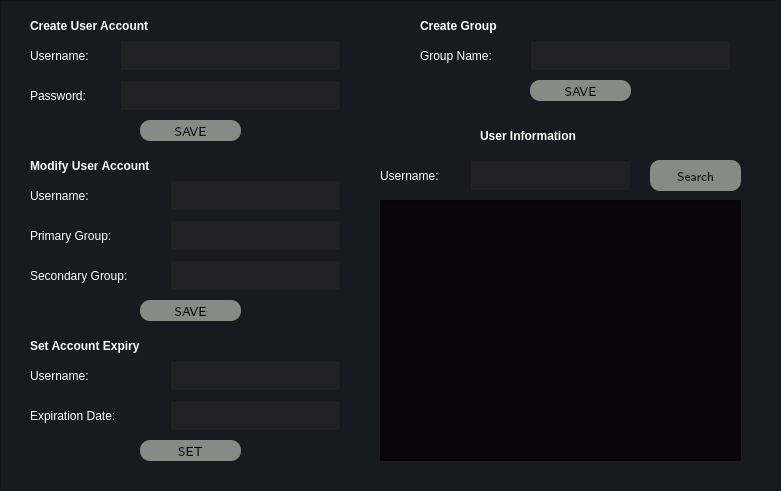
   <widget class="QFrame" name="accountcreationFrame">
    <property name="geometry">
     <rect>
      <x>250</x>
      <y>90</y>
      <width>781</width>
      <height>491</height>
     </rect>
    </property>
    <property name="styleSheet">
     <string notr="true">background-color: #191a1f</string>
    </property>
    <property name="frameShape">
     <enum>QFrame::StyledPanel</enum>
    </property>
    <property name="frameShadow">
     <enum>QFrame::Raised</enum>
    </property>
    <widget class="QLabel" name="createuseraccountLabel">
     <property name="geometry">
      <rect>
       <x>30</x>
       <y>10</y>
       <width>201</width>
       <height>31</height>
      </rect>
     </property>
     <property name="styleSheet">
      <string notr="true">font: 16pt &quot;Latin Modern Sans&quot;;
font-weight: bold;
background-color: #191a1f;
color: rgb(255,255,255)</string>
     </property>
     <property name="text">
      <string>Create User Account</string>
     </property>
    </widget>
    <widget class="QLineEdit" name="usernameLine">
     <property name="geometry">
      <rect>
       <x>120</x>
       <y>40</y>
       <width>221</width>
       <height>31</height>
      </rect>
     </property>
     <property name="styleSheet">
      <string notr="true">font: 12pt &quot;Latin Modern Sans&quot;;
background-color: #212025;
color: rgb(255,255,255)</string>
     </property>
    </widget>
    <widget class="QLabel" name="usernameLabel">
     <property name="geometry">
      <rect>
       <x>30</x>
       <y>40</y>
       <width>81</width>
       <height>31</height>
      </rect>
     </property>
     <property name="styleSheet">
      <string notr="true">font: 12pt &quot;Latin Modern Sans&quot;;
background-color: #191a1f;
color: rgb(255,255,255)</string>
     </property>
     <property name="text">
      <string>Username:</string>
     </property>
    </widget>
    <widget class="QLineEdit" name="passwordLine">
     <property name="geometry">
      <rect>
       <x>120</x>
       <y>80</y>
       <width>221</width>
       <height>31</height>
      </rect>
     </property>
     <property name="styleSheet">
      <string notr="true">font: 12pt &quot;Latin Modern Sans&quot;;
background-color: #212025;
color: rgb(255,255,255)</string>
     </property>
    </widget>
    <widget class="QLabel" name="passwordLabel">
     <property name="geometry">
      <rect>
       <x>30</x>
       <y>80</y>
       <width>81</width>
       <height>31</height>
      </rect>
     </property>
     <property name="styleSheet">
      <string notr="true">font: 12pt &quot;Latin Modern Sans&quot;;
background-color: #191a1f;
color: rgb(255,255,255)</string>
     </property>
     <property name="text">
      <string>Password:</string>
     </property>
    </widget>
    <widget class="QLineEdit" name="mprimarygroupLine">
     <property name="geometry">
      <rect>
       <x>170</x>
       <y>220</y>
       <width>171</width>
       <height>31</height>
      </rect>
     </property>
     <property name="styleSheet">
      <string notr="true">font: 12pt &quot;Latin Modern Sans&quot;;
background-color: #212025;
color: rgb(255,255,255)</string>
     </property>
    </widget>
    <widget class="QLabel" name="modifyuseraccountLabel">
     <property name="geometry">
      <rect>
       <x>30</x>
       <y>150</y>
       <width>201</width>
       <height>31</height>
      </rect>
     </property>
     <property name="styleSheet">
      <string notr="true">font: 16pt &quot;Latin Modern Sans&quot;;
font-weight: bold;
background-color: #191a1f;
color: rgb(255,255,255)</string>
     </property>
     <property name="text">
      <string>Modify User Account</string>
     </property>
    </widget>
    <widget class="QLineEdit" name="musernameLine">
     <property name="geometry">
      <rect>
       <x>170</x>
       <y>180</y>
       <width>171</width>
       <height>31</height>
      </rect>
     </property>
     <property name="styleSheet">
      <string notr="true">font: 12pt &quot;Latin Modern Sans&quot;;
background-color: #212025;
color: rgb(255,255,255)</string>
     </property>
    </widget>
    <widget class="QLabel" name="musernameLabel">
     <property name="geometry">
      <rect>
       <x>30</x>
       <y>180</y>
       <width>81</width>
       <height>31</height>
      </rect>
     </property>
     <property name="styleSheet">
      <string notr="true">font: 12pt &quot;Latin Modern Sans&quot;;
background-color: #191a1f;
color: rgb(255,255,255)</string>
     </property>
     <property name="text">
      <string>Username:</string>
     </property>
    </widget>
    <widget class="QLabel" name="mprimarygroupLabel">
     <property name="geometry">
      <rect>
       <x>30</x>
       <y>220</y>
       <width>111</width>
       <height>31</height>
      </rect>
     </property>
     <property name="styleSheet">
      <string notr="true">font: 12pt &quot;Latin Modern Sans&quot;;
background-color: #191a1f;
color: rgb(255,255,255)</string>
     </property>
     <property name="text">
      <string>Primary Group:</string>
     </property>
    </widget>
    <widget class="QLabel" name="msecondarygroupLabel">
     <property name="geometry">
      <rect>
       <x>30</x>
       <y>260</y>
       <width>131</width>
       <height>31</height>
      </rect>
     </property>
     <property name="styleSheet">
      <string notr="true">font: 12pt &quot;Latin Modern Sans&quot;;
background-color: #191a1f;
color: rgb(255,255,255)</string>
     </property>
     <property name="text">
      <string>Secondary Group:</string>
     </property>
    </widget>
    <widget class="QLineEdit" name="msecondarygroupLine">
     <property name="geometry">
      <rect>
       <x>170</x>
       <y>260</y>
       <width>171</width>
       <height>31</height>
      </rect>
     </property>
     <property name="styleSheet">
      <string notr="true">font: 12pt &quot;Latin Modern Sans&quot;;
background-color: #212025;
color: rgb(255,255,255)</string>
     </property>
    </widget>
    <widget class="QLabel" name="eusernameLabel">
     <property name="geometry">
      <rect>
       <x>30</x>
       <y>360</y>
       <width>81</width>
       <height>31</height>
      </rect>
     </property>
     <property name="styleSheet">
      <string notr="true">font: 12pt &quot;Latin Modern Sans&quot;;
background-color: #191a1f;
color: rgb(255,255,255)</string>
     </property>
     <property name="text">
      <string>Username:</string>
     </property>
    </widget>
    <widget class="QLineEdit" name="eusernameLine">
     <property name="geometry">
      <rect>
       <x>170</x>
       <y>360</y>
       <width>171</width>
       <height>31</height>
      </rect>
     </property>
     <property name="styleSheet">
      <string notr="true">font: 12pt &quot;Latin Modern Sans&quot;;
background-color: #212025;
color: rgb(255,255,255)</string>
     </property>
    </widget>
    <widget class="QLabel" name="setaccountexpiryLabel">
     <property name="geometry">
      <rect>
       <x>30</x>
       <y>330</y>
       <width>201</width>
       <height>31</height>
      </rect>
     </property>
     <property name="styleSheet">
      <string notr="true">font: 16pt &quot;Latin Modern Sans&quot;;
font-weight: bold;
background-color: #191a1f;
color: rgb(255,255,255)</string>
     </property>
     <property name="text">
      <string>Set Account Expiry</string>
     </property>
    </widget>
    <widget class="QLineEdit" name="edateLine">
     <property name="geometry">
      <rect>
       <x>170</x>
       <y>400</y>
       <width>171</width>
       <height>31</height>
      </rect>
     </property>
     <property name="styleSheet">
      <string notr="true">font: 12pt &quot;Latin Modern Sans&quot;;
background-color: #212025;
color: rgb(255,255,255)</string>
     </property>
    </widget>
    <widget class="QLabel" name="edateLabel">
     <property name="geometry">
      <rect>
       <x>30</x>
       <y>400</y>
       <width>121</width>
       <height>31</height>
      </rect>
     </property>
     <property name="styleSheet">
      <string notr="true">font: 12pt &quot;Latin Modern Sans&quot;;
background-color: #191a1f;
color: rgb(255,255,255)</string>
     </property>
     <property name="text">
      <string>Expiration Date:</string>
     </property>
    </widget>
    <widget class="QLabel" name="creategroupLabel">
     <property name="geometry">
      <rect>
       <x>420</x>
       <y>10</y>
       <width>201</width>
       <height>31</height>
      </rect>
     </property>
     <property name="styleSheet">
      <string notr="true">font: 16pt &quot;Latin Modern Sans&quot;;
font-weight: bold;
background-color: #191a1f;
color: rgb(255,255,255)</string>
     </property>
     <property name="text">
      <string>Create Group</string>
     </property>
    </widget>
    <widget class="QPushButton" name="createuseraccountButton">
     <property name="geometry">
      <rect>
       <x>140</x>
       <y>120</y>
       <width>101</width>
       <height>21</height>
      </rect>
     </property>
     <property name="font">
      <font>
       <family>Latin Modern Sans</family>
       <pointsize>10</pointsize>
       <weight>10</weight>
       <italic>false</italic>
       <bold>false</bold>
       <kerning>true</kerning>
      </font>
     </property>
     <property name="styleSheet">
      <string notr="true">QPushButton#createuseraccountButton{
background-color: rgb(136, 138, 133);
font: 87 10pt &quot;Latin Modern Sans&quot;;
color: rgb(0, 0, 0);
border-style: outset;
border-radius: 10px;
}

QPushButton#createuseraccountButton:hover{
background-color: #1483fe;
color: rgb(255, 255, 255);
}
</string>
     </property>
     <property name="text">
      <string>SAVE</string>
     </property>
    </widget>
    <widget class="QPushButton" name="modifyuseraccountButton">
     <property name="geometry">
      <rect>
       <x>140</x>
       <y>300</y>
       <width>101</width>
       <height>21</height>
      </rect>
     </property>
     <property name="font">
      <font>
       <family>Latin Modern Sans</family>
       <pointsize>10</pointsize>
       <weight>10</weight>
       <italic>false</italic>
       <bold>false</bold>
       <kerning>true</kerning>
      </font>
     </property>
     <property name="styleSheet">
      <string notr="true">QPushButton#modifyuseraccountButton{
background-color: rgb(136, 138, 133);
font: 87 10pt &quot;Latin Modern Sans&quot;;
color: rgb(0, 0, 0);
border-style: outset;
border-radius: 10px;
}

QPushButton#modifyuseraccountButton:hover{
background-color: rgb(150, 20, 30);
color: rgb(255, 255, 255);
}
</string>
     </property>
     <property name="text">
      <string>SAVE</string>
     </property>
    </widget>
    <widget class="QPushButton" name="setexpiryButton">
     <property name="geometry">
      <rect>
       <x>140</x>
       <y>440</y>
       <width>101</width>
       <height>21</height>
      </rect>
     </property>
     <property name="font">
      <font>
       <family>Latin Modern Sans</family>
       <pointsize>10</pointsize>
       <weight>10</weight>
       <italic>false</italic>
       <bold>false</bold>
       <kerning>true</kerning>
      </font>
     </property>
     <property name="styleSheet">
      <string notr="true">QPushButton#setexpiryButton{
background-color: rgb(136, 138, 133);
font: 87 10pt &quot;Latin Modern Sans&quot;;
color: rgb(0, 0, 0);
border-style: outset;
border-radius: 10px;
}

QPushButton#setexpiryButton:hover{
background-color: rgb(117, 80, 123);
color: rgb(255, 255, 255);
}
</string>
     </property>
     <property name="text">
      <string>SET</string>
     </property>
    </widget>
    <widget class="QLineEdit" name="groupnameLine">
     <property name="geometry">
      <rect>
       <x>530</x>
       <y>40</y>
       <width>201</width>
       <height>31</height>
      </rect>
     </property>
     <property name="styleSheet">
      <string notr="true">font: 12pt &quot;Latin Modern Sans&quot;;
background-color: #212025;
color: rgb(255,255,255)</string>
     </property>
    </widget>
    <widget class="QLabel" name="groupnameLabel">
     <property name="geometry">
      <rect>
       <x>420</x>
       <y>40</y>
       <width>101</width>
       <height>31</height>
      </rect>
     </property>
     <property name="styleSheet">
      <string notr="true">font: 12pt &quot;Latin Modern Sans&quot;;
background-color: #191a1f;
color: rgb(255,255,255)</string>
     </property>
     <property name="text">
      <string>Group Name:</string>
     </property>
    </widget>
    <widget class="QPushButton" name="creategroupButton">
     <property name="geometry">
      <rect>
       <x>530</x>
       <y>80</y>
       <width>101</width>
       <height>21</height>
      </rect>
     </property>
     <property name="font">
      <font>
       <family>Latin Modern Sans</family>
       <pointsize>10</pointsize>
       <weight>10</weight>
       <italic>false</italic>
       <bold>false</bold>
       <kerning>true</kerning>
      </font>
     </property>
     <property name="styleSheet">
      <string notr="true">QPushButton#creategroupButton{
background-color: rgb(136, 138, 133);
font: 87 10pt &quot;Latin Modern Sans&quot;;
color: rgb(0, 0, 0);
border-style: outset;
border-radius: 10px;
}

QPushButton#creategroupButton:hover{
background-color: rgb(78, 154, 6);
color: rgb(255, 255, 255);
}
</string>
     </property>
     <property name="text">
      <string>SAVE</string>
     </property>
    </widget>
    <widget class="QLabel" name="userinfoLabel">
     <property name="geometry">
      <rect>
       <x>480</x>
       <y>120</y>
       <width>161</width>
       <height>31</height>
      </rect>
     </property>
     <property name="styleSheet">
      <string notr="true">font: 16pt &quot;Latin Modern Sans&quot;;
font-weight: bold;
background-color: #191a1f;
color: rgb(255,255,255)</string>
     </property>
     <property name="text">
      <string>User Information</string>
     </property>
    </widget>
    <widget class="QLineEdit" name="iusernameLine">
     <property name="geometry">
      <rect>
       <x>470</x>
       <y>160</y>
       <width>161</width>
       <height>31</height>
      </rect>
     </property>
     <property name="styleSheet">
      <string notr="true">font: 12pt &quot;Latin Modern Sans&quot;;
background-color: #212025;
color: rgb(255,255,255)</string>
     </property>
    </widget>
    <widget class="QLabel" name="iusernameLabel">
     <property name="geometry">
      <rect>
       <x>380</x>
       <y>160</y>
       <width>81</width>
       <height>31</height>
      </rect>
     </property>
     <property name="styleSheet">
      <string notr="true">font: 12pt &quot;Latin Modern Sans&quot;;
background-color: #191a1f;
color: rgb(255,255,255)</string>
     </property>
     <property name="text">
      <string>Username:</string>
     </property>
    </widget>
    <widget class="QPushButton" name="userinfoButton">
     <property name="geometry">
      <rect>
       <x>650</x>
       <y>160</y>
       <width>91</width>
       <height>31</height>
      </rect>
     </property>
     <property name="font">
      <font>
       <family>Latin Modern Sans</family>
       <pointsize>10</pointsize>
       <weight>10</weight>
       <italic>false</italic>
       <bold>false</bold>
       <kerning>true</kerning>
      </font>
     </property>
     <property name="styleSheet">
      <string notr="true">QPushButton#userinfoButton{
background-color: rgb(136, 138, 133);
font: 87 10pt &quot;Latin Modern Sans&quot;;
color: rgb(0, 0, 0);
border-style: outset;
border-radius: 10px;
}

QPushButton#userinfoButton:hover{
background-color: #1483fe;
color: rgb(255, 255, 255);
}
</string>
     </property>
     <property name="text">
      <string>Search</string>
     </property>
    </widget>
    <widget class="QPlainTextEdit" name="userinfoTextEdit">
     <property name="geometry">
      <rect>
       <x>380</x>
       <y>200</y>
       <width>361</width>
       <height>261</height>
      </rect>
     </property>
     <property name="font">
      <font>
       <family>Courier 10 Pitch</family>
       <pointsize>10</pointsize>
       <weight>50</weight>
       <italic>false</italic>
       <bold>false</bold>
      </font>
     </property>
     <property name="styleSheet">
      <string notr="true">background-color: rgb(8, 5, 13);
color: rgb(211, 215, 207);
font: 10pt &quot;Courier 10 Pitch&quot;;</string>
     </property>
     <property name="plainText">
      <string/>
     </property>
    </widget>
   </widget>
